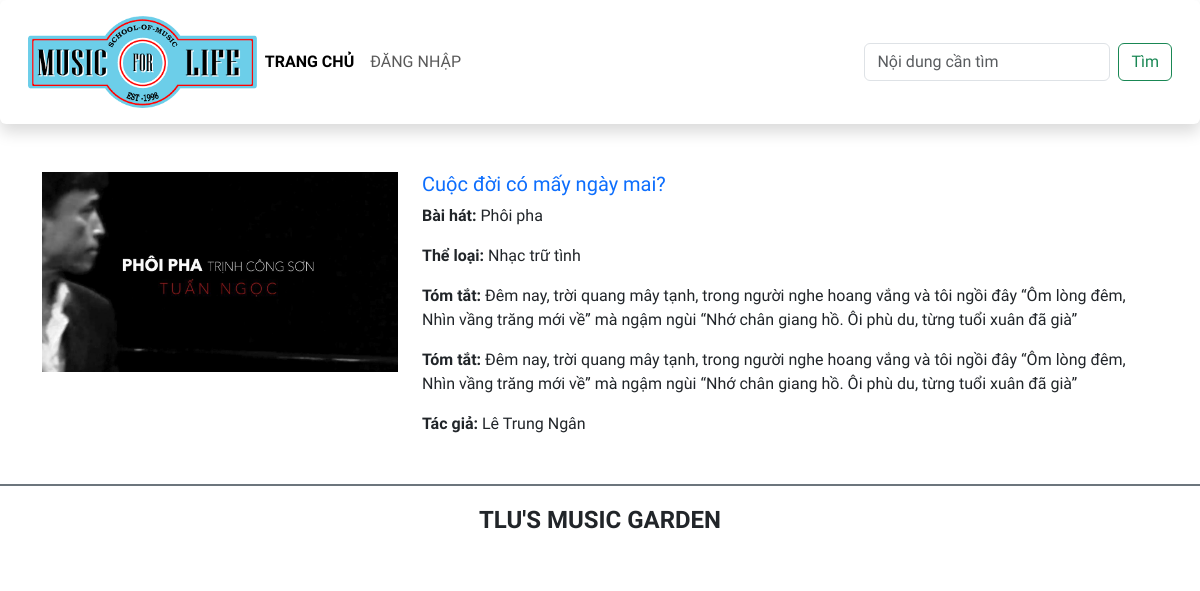
Screenshot of /baihat4.php with the database file from the repository.
### tables this page shows
CREATE TABLE `baiviet` (
  `ma_bviet` int(10) UNSIGNED NOT NULL,
  `tieude` varchar(200) NOT NULL,
  `ten_bhat` varchar(100) NOT NULL,
  `ma_tloai` int(10) UNSIGNED NOT NULL,
  `tomtat` text DEFAULT NULL,
  `noidung` text DEFAULT NULL,
  `ma_tgia` int(10) UNSIGNED NOT NULL,
  `ngayviet` datetime NOT NULL,
  `hinhanh` varchar(200) DEFAULT NULL
);

CREATE TABLE `theloai` (
  `ma_tloai` int(10) UNSIGNED NOT NULL,
  `ten_tloai` varchar(50) NOT NULL
);

CREATE TABLE `tacgia` (
  `ma_tgia` int(10) UNSIGNED NOT NULL,
  `ten_tgia` varchar(100) NOT NULL,
  `hinh_tgia` varchar(100) DEFAULT NULL
);

### baihat4.php (the view, shortened to what this page needs)
<!DOCTYPE html>
<html lang="en">
<head>
    <?php
        include 'db.php';
    ?>
    <link href="https://cdn.jsdelivr.net/npm/bootstrap@5.3.0-alpha1/dist/css/bootstrap.min.css" rel="stylesheet">
    <link rel="stylesheet" href="css/style.css">
</head>
<body>
    <header>
        <nav class="navbar navbar-expand-lg bg-body-tertiary shadow p-3 bg-white rounded">
            <div class="container-fluid">
                <div class="my-logo">
                    <a class="navbar-brand" href="#">
                        <img src="images/logo2.png" alt="" class="img-fluid">
                    </a>
                </div>
                <div class="collapse navbar-collapse" id="navbarSupportedContent">
                <ul class="navbar-nav me-auto mb-2 mb-lg-0">
                    <li class="nav-item">
                    <a class="nav-link active" aria-current="page" href="./">Trang chủ</a>
                    </li>
                    <li class="nav-item">
                    <a class="nav-link" href="./login.php">Đăng nhập</a>
                    </li>
                </ul>
                <form class="d-flex" role="search">
                    <input class="form-control me-2" type="search" placeholder="Nội dung cần tìm" aria-label="Search">
                    <button class="btn btn-outline-success" type="submit">Tìm</button>
                </form>
                </div>
            </div>
        </nav>
    </header>
    <main class="container mt-5">
                <div class="row mb-5">
                    <div class="col-sm-4">
                        <img src="./images/songs/phoipha.jpg" class="img-fluid" alt="...">
                    </div>
                        <?php
                            $query = "SELECT * FROM baiviet JOIN tacgia ON baiviet.ma_tgia = tacgia.ma_tgia JOIN theloai ON baiviet.ma_tloai = theloai.ma_tloai WHERE ten_bhat = 'Phôi pha' ";
                            $result = mysqli_query($conn, $query);
                            if ($result->num_rows > 0) {
                            while($row = $result->fetch_assoc()) {
                                    echo '<div class="col-sm-8"><h5 class="card-title mb-2"><a href="" class="text-decoration-none">'.$row["tieude"].'</a></h5>';
                                    echo '<p class="card-text"><span class=" fw-bold">Bài hát: </span>'.$row["ten_bhat"].'</p>';
                                    echo '<p class="card-text"><span class=" fw-bold">Thể loại: </span>'.$row["ten_tloai"] . '</p>';
                                    echo '<p class="card-text"><span class=" fw-bold">Tóm tắt: </span>'.$row["tomtat"].'</p>';
                                    echo '<p class="card-text"><span class=" fw-bold">Tóm tắt: </span>'.$row["tomtat"].'</p>';
                                    echo '<p class="card-text"><span class=" fw-bold">Tác giả: </span>'.$row["ten_tgia"].'</p>';
                            }
                        }
                        ?>
                    </div>
        </div>
    </main>
    <footer class="bg-white d-flex justify-content-center align-items-center border-top border-secondary  border-2" style="height:80px">
        <h4 class="text-center text-uppercase fw-bold">TLU's music garden</h4>
    </footer>
</body>
</html>

### css/style.css (style rules this page uses)
body { font-family: 'Numans', sans-serif !important; }
.bg-body-tertiary { background-color:#fff !important; }
.my-logo { max-width: 20%; }
.nav-link { text-transform: uppercase; }
.active { font-weight: bold; }

### rows the page displays
baiviet: tieude "Cuộc đời có mấy ngày mai?", ten_bhat "Phôi pha", ma_tloai.ten_tloai "Nhạc trữ tình", tomtat "Đêm nay, trời quang mây tạnh, trong người nghe hoang vắng và tôi ngồi đây “Ôm lòng đêm, Nhìn vầng trăng mới về” mà ngậm ngùi “Nhớ chân giang hồ. Ôi phù du, từng tuổi xuân đã già”", ma_tgia.ten_tgia "Lê Trung Ngân"
